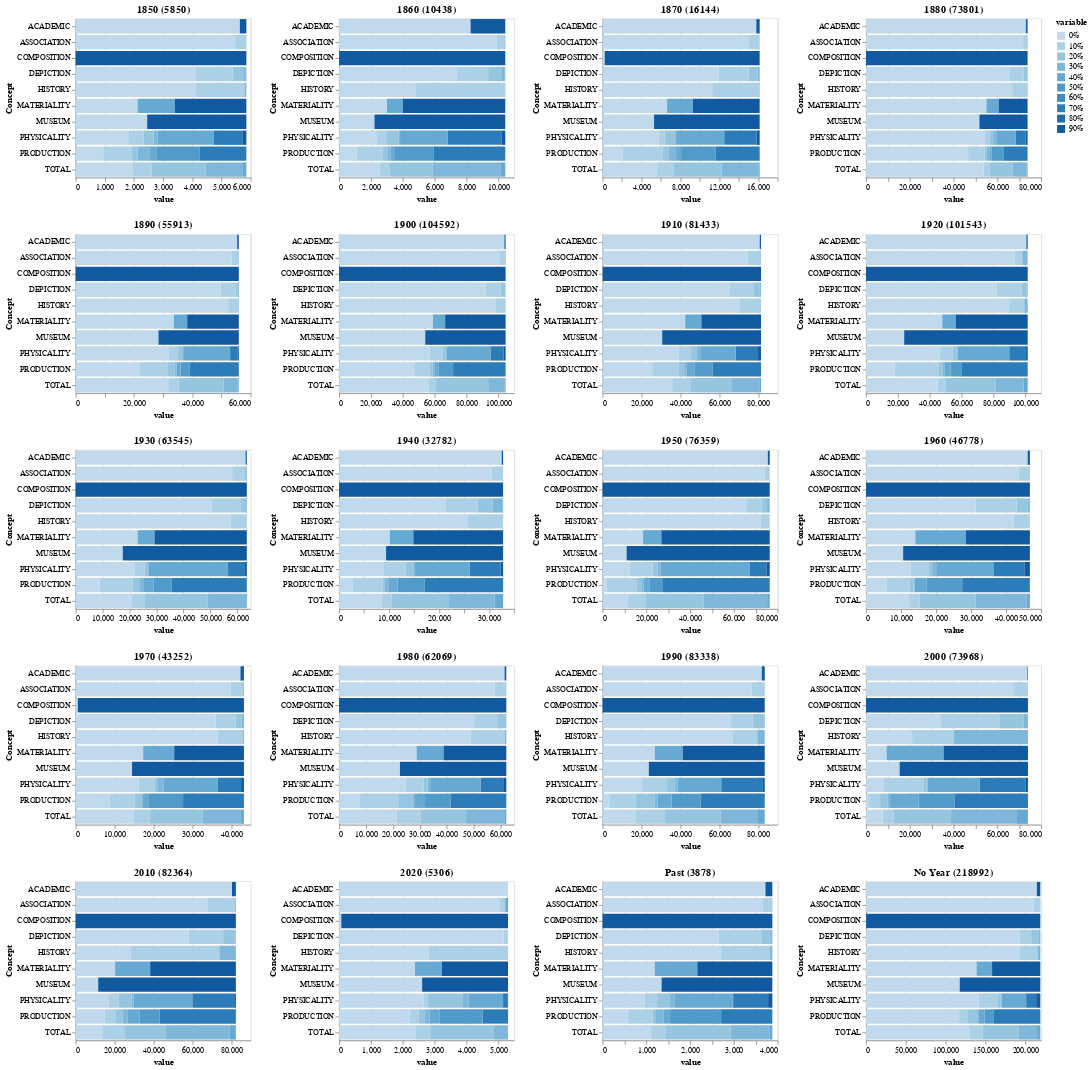

This figure's notebook cell:
### Markdown cell above
## Decades Completeness Overview

### Code cell
# Save all the possible collectioncode
import altair as alt

ranges = [0,0.1,0.2,0.3,0.4,0.5,0.6,0.7,0.8,0.9,1]
count =0

dept_col_counts = None
charts = []
hcharts = []

def create_chart(data_df, title):
  data_rows_df = pd.DataFrame()
  for column in data_df.columns[1:]:
    # Group into counts of percentages 0-10, 10-20, ... 90-100
    # dept_col_counts = dept_stats_df[column].value_counts(bins=10, sort=False)
    
    dept_col_counts = data_df[column].groupby(pd.cut(data_df[column], ranges, labels=["0%","10%","20%","30%","40%","50%","60%","70%","80%","90%"], include_lowest=True)).count()
    dept_col_counts.name = column
    data_rows_df = data_rows_df.append(dept_col_counts, ignore_index=False)
  data_rows_df = data_rows_df.rename_axis('Concept').rename_axis('Percentages', axis='columns')
    # TO handle converting from CategoricalIndex - may change https://github.com/pandas-dev/pandas/issues/19136
  data_rows_df.columns = data_rows_df.columns.tolist()
  data_rows_df = data_rows_df.reset_index()
  data_rows_melt_df = data_rows_df.melt(id_vars=['Concept'])
  chart = alt.Chart(data_rows_melt_df).mark_bar().encode(
       x='value:Q',
       y='Concept:O',
        color='variable:O'
    ).properties(width=220, title=title)
  
  return chart
        
for decade in range(1850,2030,10):
  dept_rows_df = pd.DataFrame()
  dept_stats_df = tidied_df[tidied_df[' accessionYear'].between(decade,decade+9)] 
  # Now need to loop over each completeness coll in turn
  for column in dept_stats_df.columns[1:]:
    # Group into counts of percentages 0-10, 10-20, ... 90-100
    # dept_col_counts = dept_stats_df[column].value_counts(bins=10, sort=False)
    
    dept_col_counts = dept_stats_df[column].groupby(pd.cut(dept_stats_df[column], ranges, labels=["0%","10%","20%","30%","40%","50%","60%","70%","80%","90%"], include_lowest=True)).count()
    dept_col_counts.name = column
    dept_rows_df = dept_rows_df.append(dept_col_counts, ignore_index=False)
    
  dept_rows_df = dept_rows_df.rename_axis('Concept').rename_axis('Percentages', axis='columns')
    # TO handle converting from CategoricalIndex - may change https://github.com/pandas-dev/pandas/issues/19136
  dept_rows_df.columns = dept_rows_df.columns.tolist()
  #print(dept_rows_df)
  dept_rows_df = dept_rows_df.reset_index()

  dept_rows_melt_df = dept_rows_df.melt(id_vars=['Concept'])

  chart = alt.Chart(dept_rows_melt_df).mark_bar().encode(
       x='value:Q',
       y='Concept:O',
        color='variable:O',
      tooltip=['variable', 'value']
    ).properties(width=220, title="%s (%d)" % (decade, len(dept_stats_df)))
  charts.append(chart)
  if count > 1:
      hcharts.append(alt.hconcat(*charts))
      charts = []
      count = 0
  else:
      count += 1

# Handle post current year, no year and less than opening year (1857)

dept_stats_df = tidied_df[tidied_df[' accessionYear'] < 1857.0] 
#print(dept_stats_df)
charts.append(create_chart(dept_stats_df, "Pre-1857 (%d)" % len(dept_stats_df)))
      
dept_stats_df = tidied_df[tidied_df[' accessionYear'].isnull()] 
#print(dept_stats_df)
charts.append(create_chart(dept_stats_df, "No Year (%d)" % len(dept_stats_df)))
    
hcharts.append(alt.hconcat(*charts))

alt.vconcat(*hcharts)
